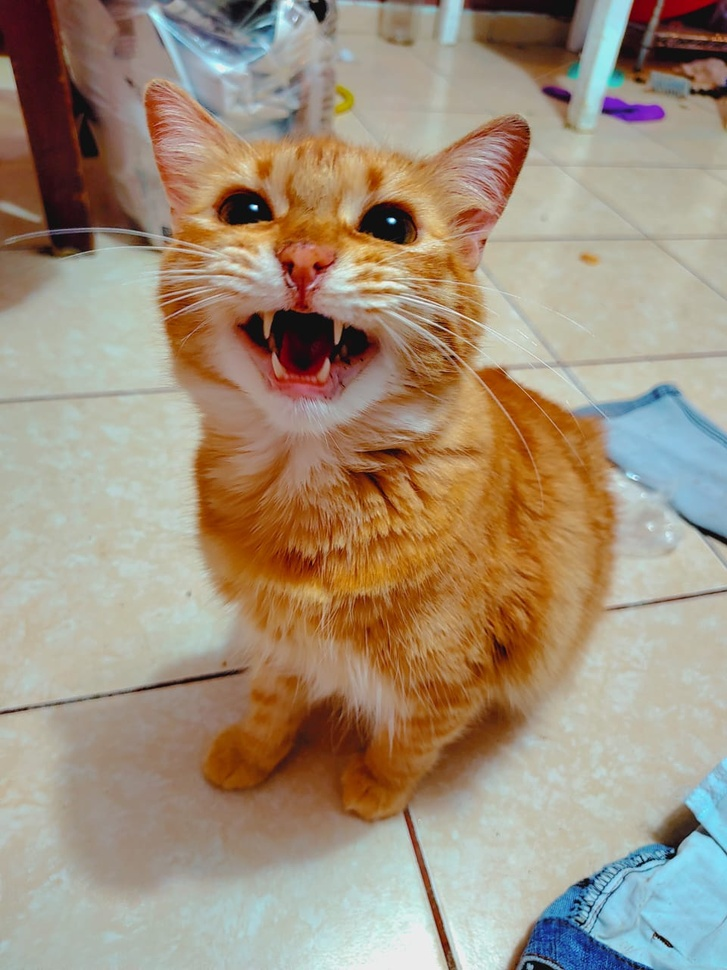
%> input picture VISION POR COMPUTADORA/EJERCICIOS/HSV COLORES/IM1.jpeg, 727 x 970 px, shrunk from 960 x 1280 before the run
$ octave 'HSV IMAGENES.m'   (GNU Octave 9; MATLAB toolbox functions it lacks are replaced by stand-ins)
%> lines starting %> are read from the running program, lines starting %| are printed output that depends on the picture
%
%% Cargar la imagen %%
I = imread("IM1.jpeg");
%> I is the input picture: size 970x727x3 uint8; mean R, G, B 160.8, 144.2, 123.4
imshow(I)

%% Mapear como un HSV %%
hsv = rgb2hsv(I);
%> hsv: size 970x727x3 double; mean H, S, V 0.209, 0.332, 0.659
imshow(hsv)

%% Explorar que rayos hay adentro %%
R = [min(min(I(:,:,1))),max(max(I(:,:,1)))]
%> R = [0 255]
G = [min(min(I(:,:,2))),max(max(I(:,:,2)))]
%> G = [0 255]
B = [min(min(I(:,:,3))),max(max(I(:,:,3)))]
%> B = [0 255]

%% Explorar que rayos hay adentro de HSV%%
H = [min(min(hsv(:,:,1))),max(max(hsv(:,:,1)))]
%> H = [0 0.999]
S = [min(min(hsv(:,:,2))),max(max(hsv(:,:,2)))]
%> S = [0 1]
V = [min(min(hsv(:,:,3))),max(max(hsv(:,:,3)))]
%> V = [0.0275 1]

%% Moverle a: Intensidad
hsv1 = hsv;
hsv1(:,:,3) = 0.7*hsv(:,:,3);
%> hsv1: size 970x727x3 double; mean H, S, V 0.209, 0.332, 0.461
subplot(2,2,1)
imagesc(hsv1(:,:,1))
colormap("gray")
subplot(2,2,2)
imagesc(hsv1(:,:,2))
colormap("gray")
subplot(2,2,3)
imagesc(hsv1(:,:,3))
colormap("gray")
% Reconstruir la imagen %
A1 = hsv2rgb(hsv1);
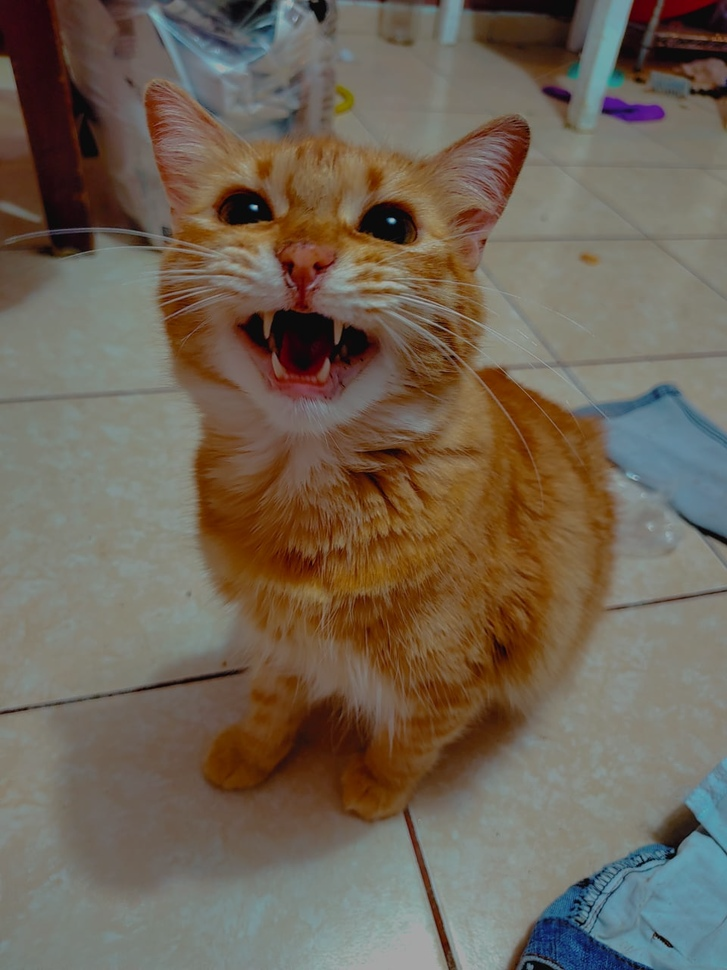
%> A1: size 970x727x3 double; mean R, G, B 0.441, 0.396, 0.339
subplot(2,2,4)
imagesc(A1)
colormap("gray")
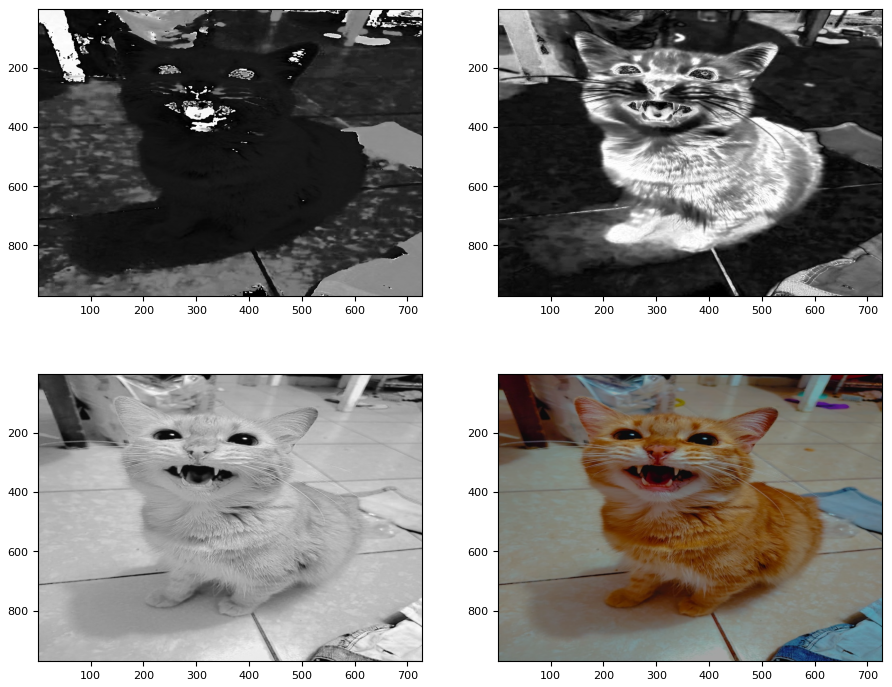
%> figure redrawn from the program's plot data, 4 panels
